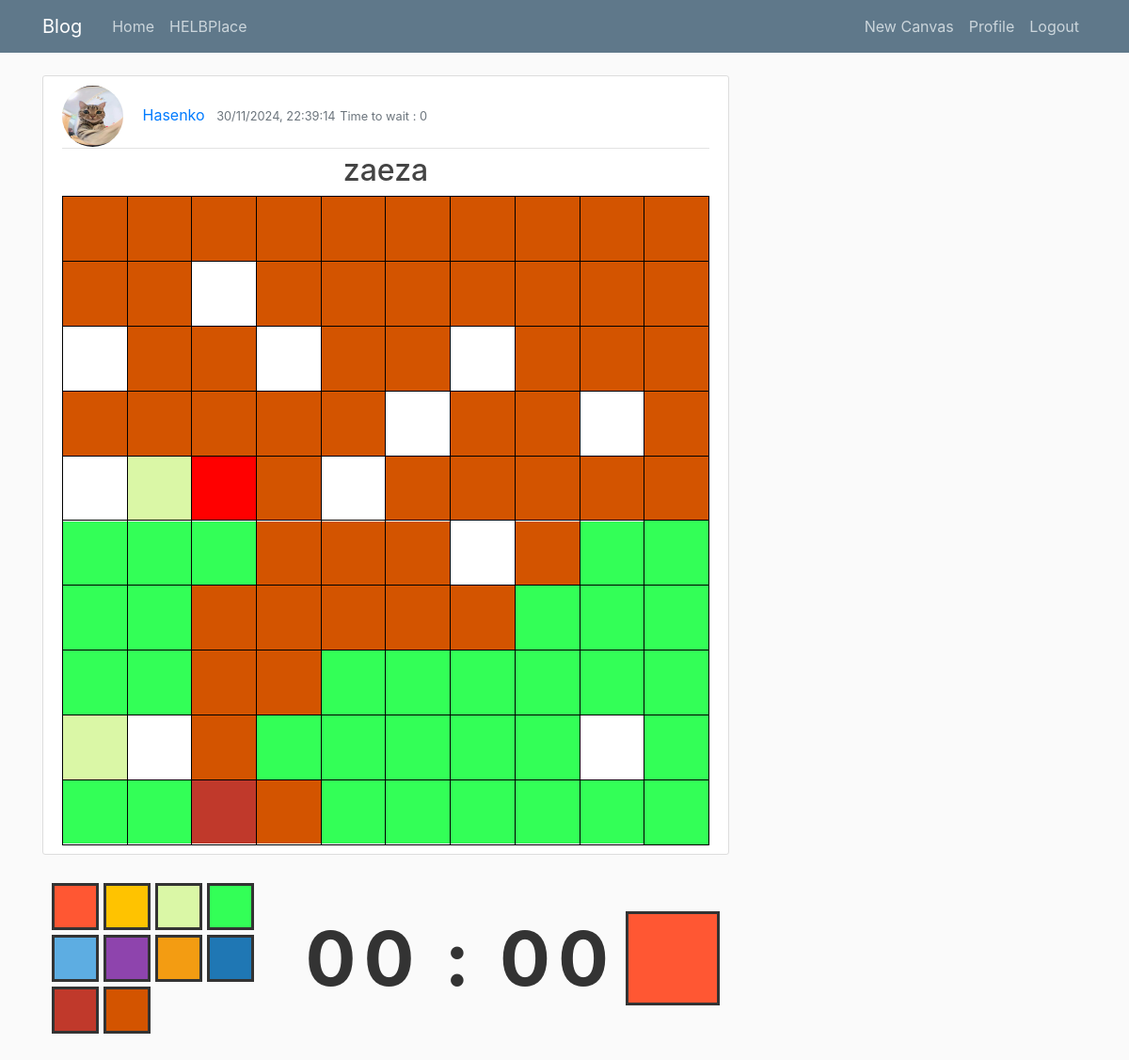
Screenshot of /blog/canvas/51/ (signed in) with the database file from the repository.
### blog/models.py (models this page shows, shortened)
class Canvas(models.Model):
    title = models.CharField(max_length=100)
    width = models.PositiveIntegerField(default=10)
    height = models.PositiveIntegerField(default=10)
    time_to_wait = models.PositiveIntegerField(default=10, verbose_name="Time to wait (in seconds)")
    content = models.TextField(default='blank')
    date_posted = models.DateTimeField(default=timezone.now)
    author = models.ForeignKey(User, on_delete=models.CASCADE)
    def get_pixel_list(content):
        pixel_list = []
        i = 0
        pixel = ""
        for letter in content:
            if i%7 == 0 and i != 0:
                pixel_list.append(pixel)
                pixel = ""
            pixel += letter
            i += 1
        pixel_list.append(pixel)
        return pixel_list

### users/models.py (models this page shows, shortened)
class Profile(models.Model):
    user = models.OneToOneField(User, on_delete=models.CASCADE)
    image = models.ImageField(default='default.jpg', upload_to='profile_pics')

### blog/views.py (the view, shortened to what this page needs)
# urls.py: path('canvas/<int:pk>/', CanvasDetailView.as_view(), name='canvas-detail'),
class CanvasDetailView(LoginRequiredMixin, DetailView):
    model = Canvas
    def get_context_data(self, **kwargs):
        context = super().get_context_data(**kwargs)
        content = self.object.content
        context['pixel_list'] = Canvas.get_pixel_list(content)
        return context

### blog/templates/blog/canvas_detail.html (shortened to what this page needs)
{% extends "blog/base.html" %}
{% block content %}
    <article class="media content-section">
        <div class="media-body">
            <div class="article-metadata">
                <img class="rounded-circle article-img" src="{{ object.author.profile.image.url }}" alt="author image">
                <a class="mr-2" href="#">{{ object.author }}</a>
                <small class="text-muted">{{ object.date_posted|date:"d/m/Y, H:i:s" }}</small>
                <small class="text-muted">Time to wait : {{ object.time_to_wait }}</small>
            </div>
            <h2 class="article-title" style="text-align: center;">{{ object.title }}</h2>
            <table class="pixel-grid">
                <tr>
                {% for color in pixel_list %}
                    <td>
                        <div id="pixel" class="pixel" style="background-color: {{ color }};" name="pixel" value="{{ forloop.counter0 }}"></div>
                    </td>
                    {% if forloop.counter|divisibleby:object.width %}
                </tr>
                <tr>
                    {% endif %}
                {% endfor %}
            </table>
        </div>
    </article>
    {% include 'blog/tool_bar.html' with id=canvas.id %}
{% endblock content %}

### blog/static/blog/main.css (style rules this page uses)
body { background: #fafafa; color: #333333; margin-top: 5rem; }
h1, h2, h3, h4, h5, h6 { color: #444444; }
.content-section { background: #ffffff; padding: 10px 20px; border: 1px solid #dddddd; border-radius: 3px; margin-bottom: 20px; }
.article-title { color: #444444; }
.article-img { height: 65px; width: 65px; margin-right: 16px; }
.article-metadata { padding-bottom: 1px; margin-bottom: 4px; border-bottom: 1px solid #e3e3e3 }
.pixel-grid td { padding: 0; border: 1px solid #000; }
.pixel { width: 100%; padding-top: 100%; position: relative; }
.pixel-grid { width: 100%; height: auto; border-collapse: collapse; }

### rows the page displays
Canvas: author.profile.image (picture), author "Hasenko", date_posted "30/11/2024, 22:39:14", time_to_wait "0", title "zaeza"
